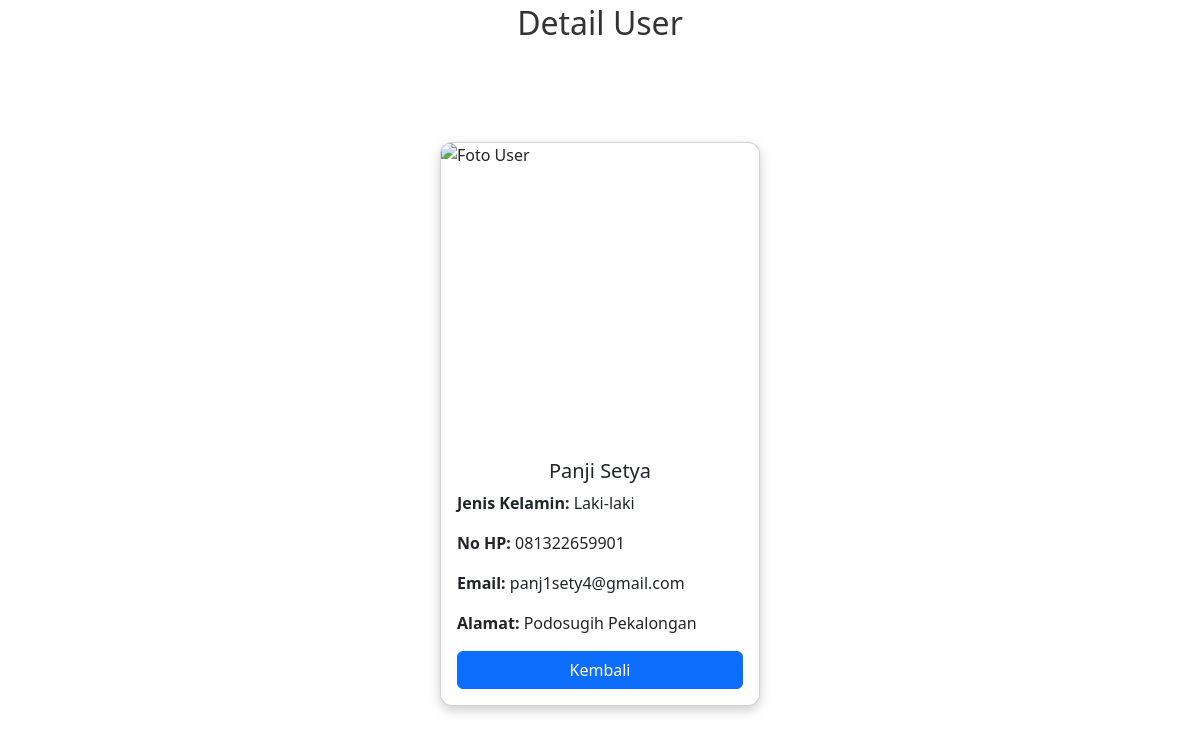
Screenshot of /detail.php?id=17 with the database file from the repository.
### tables this page shows
CREATE TABLE `tb_users` (
  `id` int(10) NOT NULL,
  `nama` varchar(255) NOT NULL,
  `alamat` varchar(255) NOT NULL,
  `nohp` char(13) NOT NULL,
  `foto` blob DEFAULT NULL,
  `jenis_kelamin` enum('Laki-laki','Perempuan') DEFAULT NULL,
  `email` varchar(255) DEFAULT NULL
);

### detail.php (the view, shortened to what this page needs)
<?php
$servername = "localhost";
$username = "root";
$password = "";
$dbname = "db_php";
$conn = new mysqli($servername, $username, $password, $dbname);
if (isset($_GET['id'])) {
    $id = $_GET['id'];
    $sql = "SELECT * FROM tb_users WHERE id = $id";
    $result = $conn->query($sql);
    if ($result->num_rows > 0) {
        $row = $result->fetch_assoc();
    } else {
        echo "Data tidak ditemukan.";
        exit;
    }
} else {
    echo "ID tidak ditemukan.";
    exit;
}
?>
<!doctype html>
<html lang="en">
<head>
    <link href="https://cdn.jsdelivr.net/npm/bootstrap@5.3.3/dist/css/bootstrap.min.css" rel="stylesheet">
</head>
<body>
<div class="container mt-4">
<h1>Detail User</h1>
    <div class="card" style="width: 20rem;">
        <img src="detail.php?id=<?php echo $row['id']; ?>&show_image=1" class="card-img-top" alt="Foto User">
        <div class="card-body">
            <h5 class="card-title"><?php echo $row['nama']; ?></h5>
            <p class="card-text"><strong>Jenis Kelamin:</strong> <?php echo $row['jenis_kelamin']; ?></p>
            <p class="card-text"><strong>No HP:</strong> <?php echo $row['nohp']; ?></p>
            <p class="card-text"><strong>Email:</strong> <?php echo $row['email']; ?></p>
            <p class="card-text"><strong>Alamat:</strong> <?php echo $row['alamat']; ?></p>
            <a href="index.php" class="btn btn-primary">Kembali</a>
        </div>
    </div>
</div>
</body>
</html>

### detail.php (style rules this page uses)
body, html { height: 100%; margin: 0; }
.container { display: flex; justify-content: center; align-items: center; height: 100vh; position: relative; }
.card { width: 40rem; box-shadow: 0 4px 12px rgba(0, 0, 0, 0.2); border-radius: 12px; overflow: hidden; }
.card-title { text-align : center; }
img { width: 100%; height: 300px; object-fit: cover; }
h1 { position: absolute; top: -20px; left: 50%; transform: translateX(-50%); font-size: 2rem; color: #333; }
.btn { width: 100%; }

### rows the page displays
tb_users: nama "Panji Setya", jenis_kelamin "Laki-laki", nohp "081322659901", email "panj1sety4@gmail.com", alamat "Podosugih Pekalongan"
